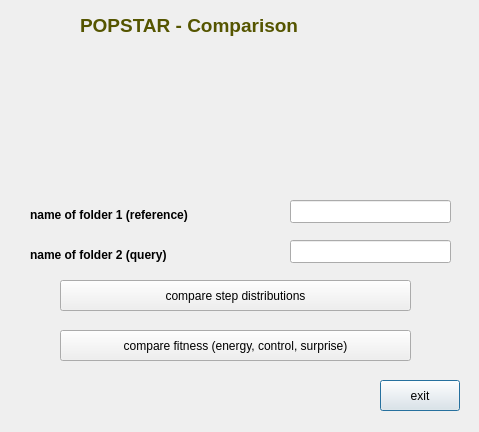
<?xml version="1.0" encoding="UTF-8"?>
<ui version="4.0">
 <class>Dialog</class>
 <widget class="QDialog" name="Dialog">
  <property name="geometry">
   <rect>
    <x>0</x>
    <y>0</y>
    <width>479</width>
    <height>432</height>
   </rect>
  </property>
  <property name="windowTitle">
   <string>Dialog</string>
  </property>
  <widget class="QPushButton" name="pushButton_2">
   <property name="geometry">
    <rect>
     <x>380</x>
     <y>380</y>
     <width>80</width>
     <height>31</height>
    </rect>
   </property>
   <property name="text">
    <string>exit</string>
   </property>
  </widget>
  <widget class="QPushButton" name="pushButton_3">
   <property name="geometry">
    <rect>
     <x>60</x>
     <y>330</y>
     <width>351</width>
     <height>31</height>
    </rect>
   </property>
   <property name="text">
    <string>compare fitness (energy, control, surprise)</string>
   </property>
  </widget>
  <widget class="QPushButton" name="pushButton_4">
   <property name="geometry">
    <rect>
     <x>60</x>
     <y>280</y>
     <width>351</width>
     <height>31</height>
    </rect>
   </property>
   <property name="text">
    <string>compare step distributions</string>
   </property>
  </widget>
  <widget class="QLabel" name="label">
   <property name="geometry">
    <rect>
     <x>80</x>
     <y>10</y>
     <width>351</width>
     <height>31</height>
    </rect>
   </property>
   <property name="text">
    <string>&lt;html&gt;&lt;head/&gt;&lt;body&gt;&lt;p&gt;&lt;span style=&quot; font-size:14pt; font-weight:600; color:#555500;&quot;&gt;POPSTAR - Comparison&lt;/span&gt;&lt;/p&gt;&lt;/body&gt;&lt;/html&gt;</string>
   </property>
  </widget>
  <widget class="QLabel" name="label_2">
   <property name="geometry">
    <rect>
     <x>30</x>
     <y>60</y>
     <width>421</width>
     <height>121</height>
    </rect>
   </property>
   <property name="text">
    <string/>
   </property>
   <property name="pixmap">
    <pixmap>waveform.gif</pixmap>
   </property>
   <property name="scaledContents">
    <bool>true</bool>
   </property>
  </widget>
  <widget class="QLineEdit" name="lineEdit">
   <property name="geometry">
    <rect>
     <x>290</x>
     <y>240</y>
     <width>161</width>
     <height>23</height>
    </rect>
   </property>
  </widget>
  <widget class="QLineEdit" name="lineEdit_2">
   <property name="geometry">
    <rect>
     <x>290</x>
     <y>200</y>
     <width>161</width>
     <height>23</height>
    </rect>
   </property>
  </widget>
  <widget class="QLabel" name="label_3">
   <property name="geometry">
    <rect>
     <x>30</x>
     <y>200</y>
     <width>261</width>
     <height>31</height>
    </rect>
   </property>
   <property name="text">
    <string>&lt;html&gt;&lt;head/&gt;&lt;body&gt;&lt;p&gt;&lt;span style=&quot; font-weight:600;&quot;&gt;name of folder 1 (reference)&lt;/span&gt;&lt;/p&gt;&lt;/body&gt;&lt;/html&gt;</string>
   </property>
  </widget>
  <widget class="QLabel" name="label_4">
   <property name="geometry">
    <rect>
     <x>30</x>
     <y>240</y>
     <width>241</width>
     <height>31</height>
    </rect>
   </property>
   <property name="text">
    <string>&lt;html&gt;&lt;head/&gt;&lt;body&gt;&lt;p&gt;&lt;span style=&quot; font-weight:600;&quot;&gt;name of folder 2 (query)&lt;/span&gt;&lt;/p&gt;&lt;/body&gt;&lt;/html&gt;</string>
   </property>
  </widget>
 </widget>
 <resources/>
 <connections/>
</ui>
